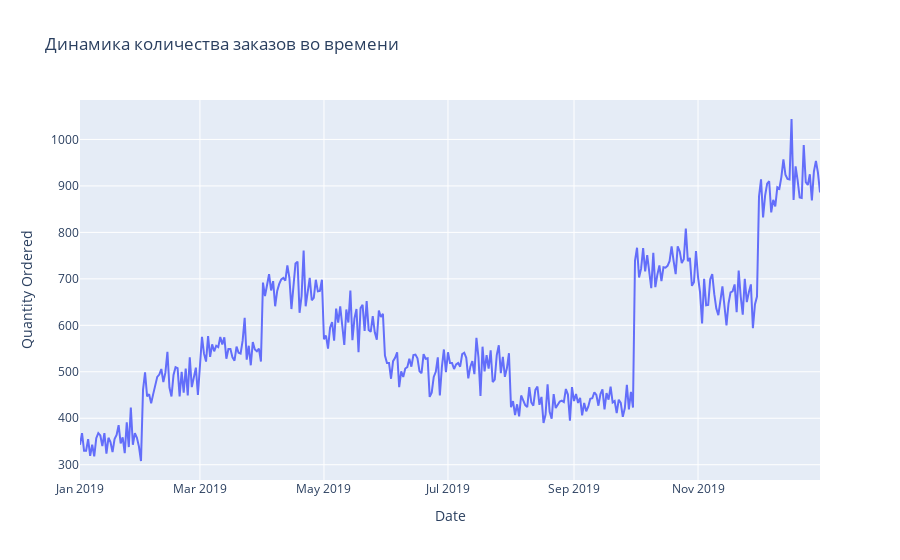

Here is the notebook cell this chart was saved with:
### Code cell
px.line(
    df_by_day.reset_index(),
    x = 'Date',
    y = 'Quantity Ordered',
    title = 'Динамика количества заказов во времени'
)

### Figure 1 — Plotly figure (JSON) as saved in the notebook; plotly's stock layout.template omitted (floating-point values rounded to 4 significant figures; data arrays with more than 128 entries replaced by an {"elided": "..."} marker saying what was removed)
{"data": [{"hovertemplate": "Date=%{x}<br>Quantity Ordered=%{y}<extra></extra>", "legendgroup": "", "line": {"color": "#636efa", "dash": "solid"}, "marker": {"symbol": "circle"}, "mode": "lines", "name": "", "orientation": "v", "showlegend": false, "type": "scatter", "x": {"elided": "365 str values"}, "xaxis": "x", "y": {"elided": "365 int values"}, "yaxis": "y"}], "layout": {"legend": {"tracegroupgap": 0}, "title": {"text": "Динамика количества заказов во времени"}, "xaxis": {"anchor": "y", "domain": [0, 1], "title": {"text": "Date"}}, "yaxis": {"anchor": "x", "domain": [0, 1], "title": {"text": "Quantity Ordered"}}}}
